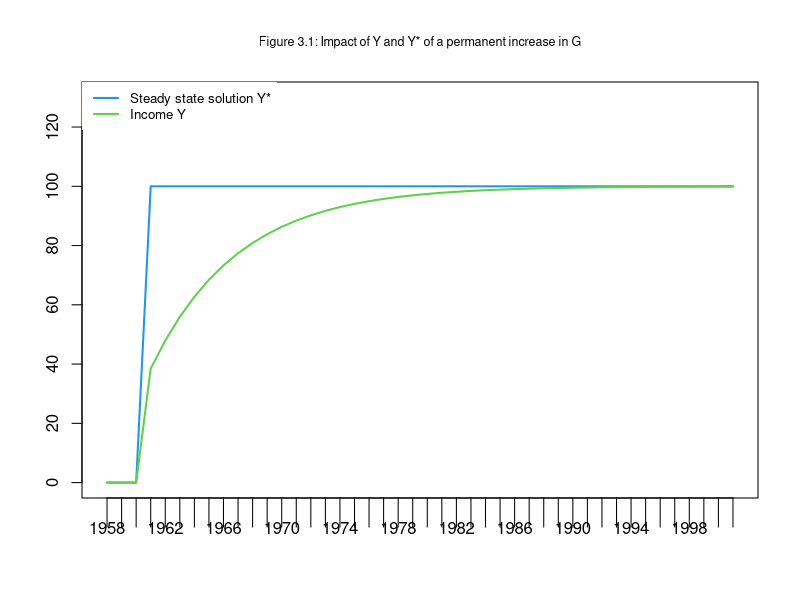
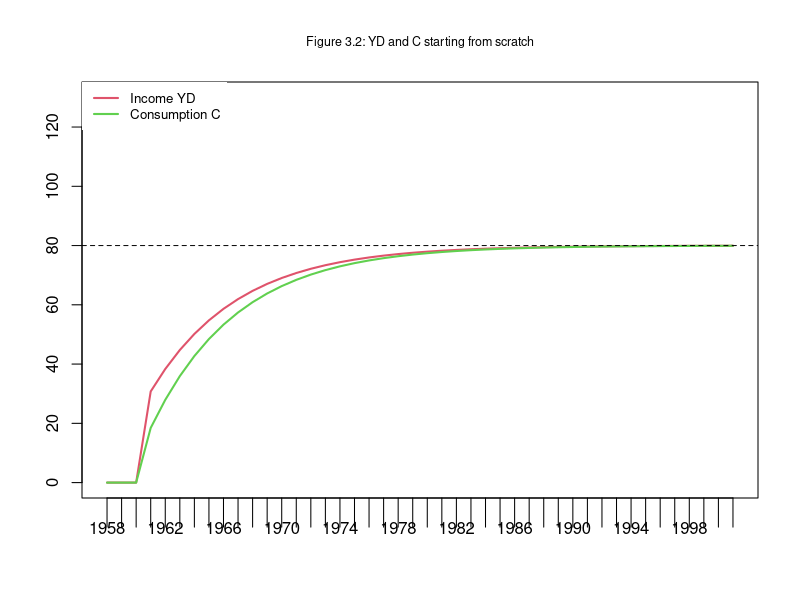
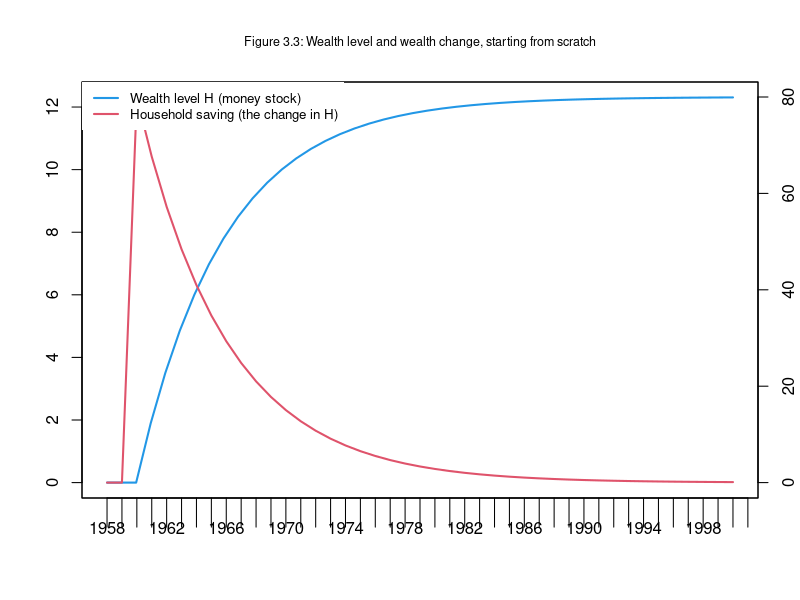

These figures' R source, in order:
#SIM Model, Model A

#This code replicates results in the book Monetary Economics:
#An Integrated Approach to Credit, Money, Income, Production and Wealth,
#by Wynne Godley and Marc Lavoie, chapter 3, figures 3.2 and 3.3.

#Created by Marco Veronese Passarella on 2 October 2018, Modified By GTY for ECON 530 2026

#Clear
rm(list=ls(all=TRUE))

#PERIODS (i= 1 to 100)
nPeriods=100  

#SCENARIOS (j= 1 to 2)
nScenarios=2

#PARAMETERS
alpha1=0.6
alpha2=0.4
theta=0.2
w=1
#g_d=0
#VARIABLES
#Income
y=matrix(data=0,nrow=nScenarios,ncol=nPeriods)
#Consumption demand
c_s=matrix(data=0,nrow=nScenarios,ncol=nPeriods)
#Consumption supply
c_d=matrix(data=0,nrow=nScenarios,ncol=nPeriods)
#Government expenditures demand
g_d=matrix(data=0,nrow=nScenarios,ncol=nPeriods) 
#Government expenditures supply
g_s=matrix(data=0,nrow=nScenarios,ncol=nPeriods) 
#Taxes demanded
t_d=matrix(data=0,nrow=nScenarios,ncol=nPeriods)
#Taxes supplied
t_s=matrix(data=0,nrow=nScenarios,ncol=nPeriods)
#Disposable income
yd=matrix(data=0,nrow=nScenarios,ncol=nPeriods)
#Cash demand
h_h=matrix(data=0,nrow=nScenarios,ncol=nPeriods)
#Cash supply
h_s=matrix(data=0,nrow=nScenarios,ncol=nPeriods)
#Labour demand
n_d=matrix(data=0,nrow=nScenarios,ncol=nPeriods) 
#Labour supply
n_s=matrix(data=0,nrow=nScenarios,ncol=nPeriods) 


#MODEL
#Select scenarios
for (j in 1:nScenarios){

  #Define time
 for (i in 2:nPeriods){
   
   #Define iterations
   for (iterations in 1:nPeriods){
     
     #Define alternative scenarios
     if (i>=15 && j==2){
       g_d[2,i]=20   #Government expenditures passed from 20 to 25 after 15 periods
     }    
    
    
    # SIM model in R
    
    # Equilibrium conditions
    c_s[j,i]  = c_d[j,i]
    g_s[j,i]  = g_d[j,i]
    t_s[j,i]  = t_d[j,i]
    n_s[j,i]  = n_d[j,i]
    
    # Household disposable income
    yd[j,i]   = w * n_s[j,i] - t_s[j,i]
    
    # Taxes
    t_d[j,i]  = theta * w * n_s[j,i]
    
    # Consumption function (SIM)
    c_d[j,i]  = alpha1 * yd[j,i] + alpha2 * h_h[j,i-1]
    
    # Government money supply
    h_s[j,i]  = h_s[j,i-1] + g_d[j,i] - t_d[j,i]
    
    # Household money holdings
    h_h[j,i]  = h_h[j,i-1] + yd[j,i] - c_d[j,i]
    
    # Output determination
    y[j,i]    = c_s[j,i] + g_s[j,i]
    
    # Labour demand (from output)
    n_d[j,i]  = y[j,i] / w
    
   }
 }
}

x=c("1958":"2001")

#Figure 3.1
plot(g_d[2,12:55]/theta,xaxt='n',type="l",col="4",lwd=2,lty=1,font.main=1,cex.main=0.75,main="Figure 3.1: Impact of Y and Y* of a permanent increase in G",ylab = NA,xlab = NA,ylim=range(0,130))
lines(y[2,12:55],type="l",lwd=2,lty=1,col="3",ylab = NA,xlab = NA)
legend("topleft",c("Steady state solution Y*","Income Y"),  bty = 1, cex = 0.8, lty=c(1,1), lwd=c(2,2), col = c(4,3), box.lwd=0)
axis(side=1,at=1:44,labels=x,tck=-0.07)


#Figure 3.2
plot(yd[2,12:55],xaxt='n',type="l",col="2",lwd=2,lty=1,font.main=1,cex.main=0.75,main="Figure 3.2: YD and C starting from scratch",ylab = '',xlab = '',ylim=range(0,130))
lines(c_d[2,12:55],type="l",lwd=2,lty=1,col="3")
#abline(h=80,col=1,lty=1,lwd=1)
segments(x0=-3, # Value from x (initial)
         x1=80, # Value to x (final)
         y0=80, # Value from y (initial)
         y1=80, # Value to y (final)
         col=1,lty=2,lwd=1)
legend("topleft",c("Income YD","Consumption C"),  bty = 1, cex = 0.8, lty=c(1,1), lwd=c(2,2), col = c(2,3), box.lwd=0)
axis(side=1,at=1:44,labels=x,tck=-0.07)

#Figure 3.3
plot(h_h[2,12:55],xaxt='n',yaxt='n',type="l",lwd=2,lty=1,col="4",font.main=1,cex.main=0.75,main="Figure 3.3: Wealth level and wealth change, starting from scratch",ylab = '',xlab = '')
axis(side=4)
par(new="TRUE")
plot(diff(h_h[2,12:55]),type="l",lwd=2,lty=1,col="2",xlab = '',ylab = '',xaxt='n',yaxt='n')
axis(side=2)
legend("topleft",c("Wealth level H (money stock)","Household saving (the change in H)"),  bty = 1, cex = 0.8, lty=c(1,1), lwd=c(2,2), col = c(4,2), box.lwd=0)
axis(side=1,at=1:44,labels=x,tck=-0.07)


